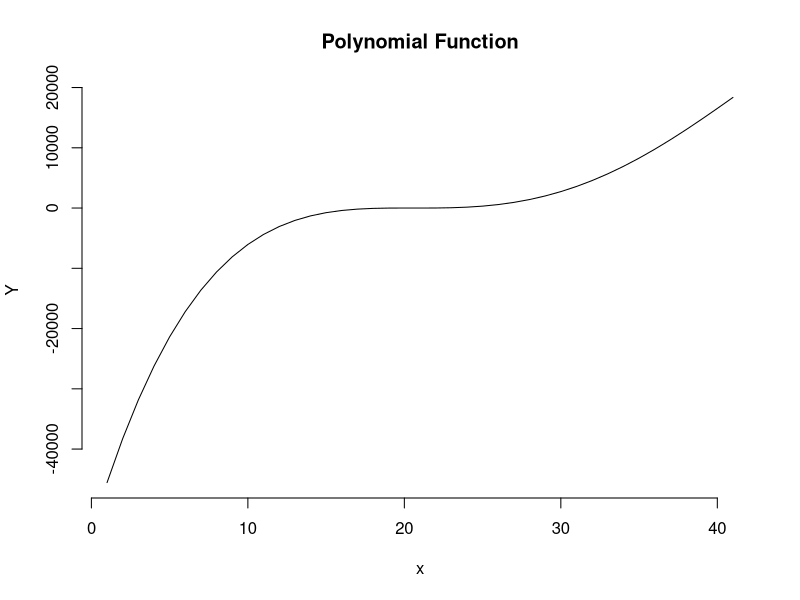

Recreate this plot in R.
x<-seq(-20,20,1)
a<--2
a2<-6
a3<-4
a4<- -0.1
b<- x*a + x^2*a2+ x^3*a3 + x^4*a4
plot(b, type="l",frame=FALSE, xlab="x", ylab="Y", main="Polynomial Function")